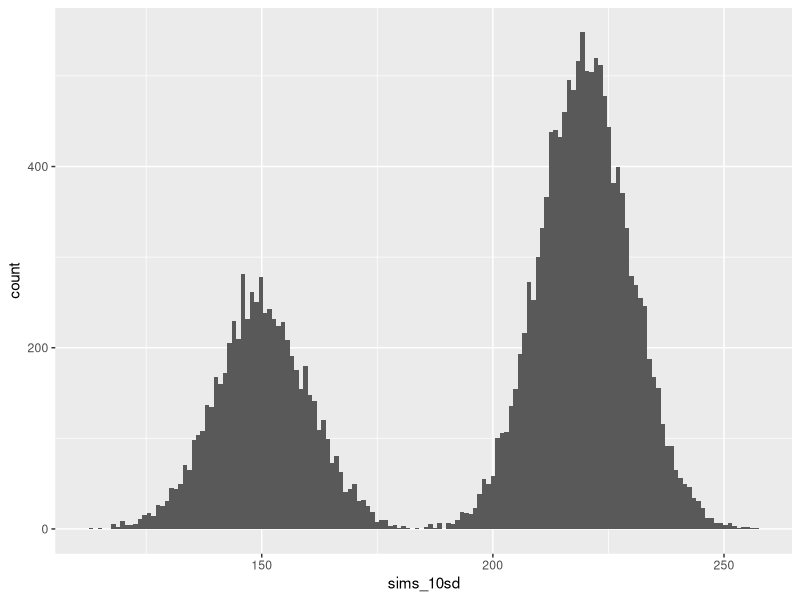
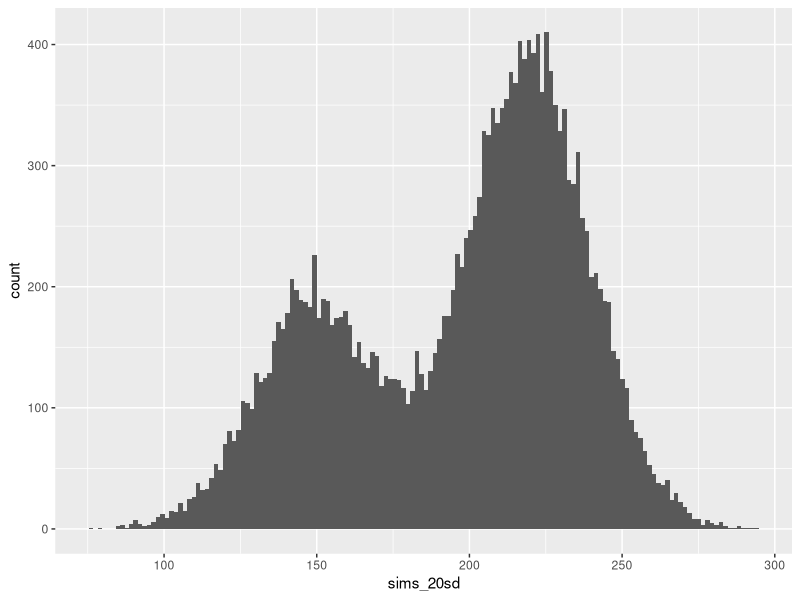

These charts were generated, in order, by the following R code:
library(truncnorm)
library(ggplot2)
library(dplyr)

### Set up simulated bimodal distributions ###

# set total number of individuals to be in our simulated "population"
nn <- 20000

#10 SD
set.seed(1)
sims_10sd <- c(rtruncnorm(nn * (1/3), a=0, b=365, mean=150, sd=10),
               rtruncnorm(nn * (2/3), a=0, b=365, mean=220, sd=10))
sim_10sd_df <- as.data.frame(sims_10sd)
ggplot(data= sim_10sd_df, aes(x = sims_10sd)) + geom_histogram(bins = 150)
quantile(sims_10sd, probs = c(0,0.01,0.05,0.1,0.5,0.9,0.95,0.99,1)) 
mean(sims_10sd)

# function to make weighted probs - this is used to skew the sampling earlier
make_weigted_probs <- function(x){
  df <- data.frame(x = x, y = NA)
  q1 <- quantile(x, probs = 0.1)
  q2 <- quantile(x, probs = 0.5)
  m <- mean(x)
  df <- df %>% 
    mutate(y = ifelse(x < q1, 0.6, 
                      ifelse(x > q1 & x < m, 0.3, 0.1)))
  return(df)
}

# now create 100 lists per observation and standard deviation combination
sims_10sd_wp <- make_weigted_probs(sims_10sd)
set.seed(1)
rep_10obs_10sd <- replicate(n = 100, expr = sample(sims_10sd_wp$x, size = 10,
                                                   prob = sims_10sd_wp$y, replace = FALSE))
list_10obs_10sd <- split(rep_10obs_10sd, rep(1:ncol(rep_10obs_10sd), each = nrow(rep_10obs_10sd)))

set.seed(2)
rep_20obs_10sd <- replicate(n = 100, expr = sample(sims_10sd_wp$x, size = 20,
                                                   prob = sims_10sd_wp$y, replace = FALSE))
list_20obs_10sd <- split(rep_20obs_10sd, rep(1:ncol(rep_20obs_10sd), each = nrow(rep_20obs_10sd)))

set.seed(5)
rep_50obs_10sd <- replicate(n = 100, expr = sample(sims_10sd_wp$x, size = 50,
                                                   prob = sims_10sd_wp$y, replace = FALSE))
list_50obs_10sd <- split(rep_50obs_10sd, rep(1:ncol(rep_50obs_10sd), each = nrow(rep_50obs_10sd)))

#20 SD
set.seed(1)
sims_20sd <- c(rtruncnorm(nn * (1/3), a=0, b=365, mean=150, sd=20),
               rtruncnorm(nn * (2/3), a=0, b=365, mean=220, sd=20))
sim_20sd_df <- as.data.frame(sims_20sd)
ggplot(data= sim_20sd_df, aes(x = sims_20sd)) + geom_histogram(bins = 150)
quantile(sims_20sd, probs = c(0,0.01,0.05,0.1,0.5,0.9,0.95,0.99,1)) 
mean(sims_20sd)

# now create a list of 100 different vectors of 10, 20, and 50 observations
# these vectors are weighted to skew the sampling early as directed in the 
# make weighted probs function
set.seed(1)
sims_20sd_wp <- make_weigted_probs(sims_20sd)
rep_10obs_20sd <- replicate(n = 100, expr = sample(sims_20sd_wp$x, size = 10,
                                                   prob = sims_20sd_wp$y, replace = FALSE))
list_10obs_20sd <- split(rep_10obs_20sd, rep(1:ncol(rep_10obs_20sd), each = nrow(rep_10obs_20sd)))

set.seed(2)
rep_20obs_20sd <- replicate(n = 100, expr = sample(sims_20sd_wp$x, size = 20,
                                                   prob = sims_20sd_wp$y, replace = FALSE))
list_20obs_20sd <- split(rep_20obs_20sd, rep(1:ncol(rep_20obs_20sd), each = nrow(rep_20obs_20sd)))

set.seed(5)
rep_50obs_20sd <- replicate(n = 100, expr = sample(sims_20sd_wp$x, size = 50,
                                                   prob = sims_20sd_wp$y, replace = FALSE))
list_50obs_20sd <- split(rep_50obs_20sd, rep(1:ncol(rep_50obs_20sd), each = nrow(rep_50obs_20sd)))
